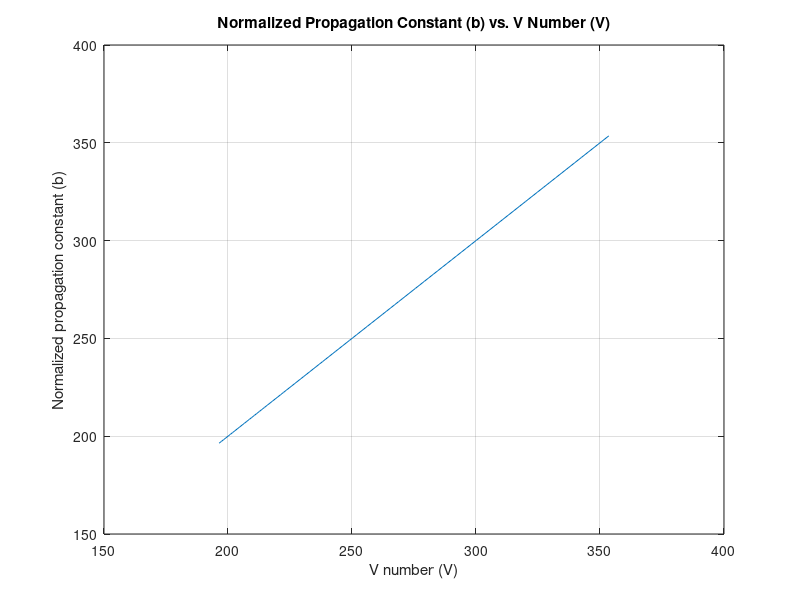

Here is the MATLAB script that generated this plot:
clc;
close all;
clear;

%Inputs..........
n1 = 1.48;      %Core Refractive Index
n2 = 0.46;      %Cladding Refractive Index
delta = 0.015;      %Relative Refractive index difference
lamda = 0.85e-6;       %Operating Wavelength
a = 40e-6;     %Radius of the core
k = 2*pi/lamda;     %Phase propagation constant
theta = 28.90;          %Acceptance angle

%Calculate Numerical Aperture(NA)
NA = n1*sqrt(2*delta);
disp('Numerical Aperture (NA): ')
disp(NA);

%Propagation Constant..............
beta = (2*pi*n1*cos(theta))/lamda;
disp('Propagation Constant: ');
disp(k);

%V Number................
V = (2*pi*a*NA)/lamda;
disp('V Number:' );
disp(V);

%Cutoff Wavelength..........
Vc = 2.405;     %Only for Single Mode Fiber
lamda_c = (2*pi*a*NA)/Vc;
disp('Cutoff Wavelength: ');
disp(lamda_c);

%(b)--------------------------------------------
%Check for single-mode or multi-mode
if V < 2.405
    disp('Single-mode fiber');
else
    disp('Multi-mode fiber');
end
disp(' ');

%Number of modes traveling in Fiber (Ms)
Ms = (V^2)/2;
disp('Number of modes traveling in Fiber (Ms):');
disp(Ms);

%Normalized Propagation Constant.............
% NPC = ((beta^2) - (n2^2)*(k^2))/(n1*(k^2) - (n2^2)*(k^2));
% disp('Normalized Propagation Constant: ');
% disp(NPC);

%Graphical representation of V verses normalized propogation
%constant................
lambda_range = linspace(1e-6, 1.8e-6, 100);  % Range of wavelengths

% Pre-allocate arrays for efficiency
b_values = zeros(size(lambda_range));
V_values = zeros(size(lambda_range));

%Calculate b and V for each wavelength
for i = 1:length(lambda_range)
    lambda = lambda_range(i);
    b_values(i) = sqrt((n1^2 - n2^2) * (2*pi/lambda)^2 * a^2);
    V_values(i) = 2*pi * a / lambda * sqrt(n1^2 - n2^2);
end

%Plot b vs. V
plot(V_values, b_values);
xlabel('V number (V)');
ylabel('Normalized propagation constant (b)');
title('Normalized Propagation Constant (b) vs. V Number (V)');
grid on;